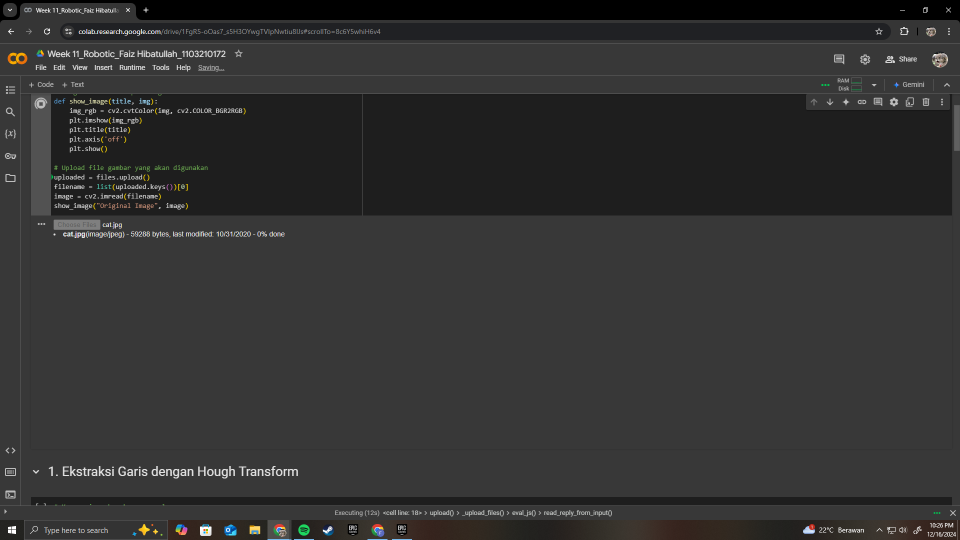
#> input picture Week 11/Pembuatan Simulasi python.png, 1920 x 1080 px, found by its file name (shown at 1/2 size)
$ jupyter execute Week_11_Robotic_Faiz_Hibatullah_1103210172.ipynb
#> lines starting #> are read from the running program, lines starting #| are printed output that depends on the picture; after the words box and inside, x2 and y2 are one past the last pixel; in counts of white or black regions, pixels touching at a corner belong together
[cell 1]
# Import library yang dibutuhkan
import cv2
import numpy as np
import matplotlib.pyplot as plt
from sklearn.cluster import KMeans
from google.colab import files
from google.colab.patches import cv2_imshow  # Fungsi khusus untuk Google Colab

# Fungsi untuk menampilkan gambar dalam format RGB
def show_image(title, img):
    img_rgb = cv2.cvtColor(img, cv2.COLOR_BGR2RGB)
    plt.imshow(img_rgb)
    plt.title(title)
    plt.axis('off')
    plt.show()

# Upload file gambar yang akan digunakan
uploaded = files.upload()
#> the answer given: Pembuatan Simulasi python.png
filename = list(uploaded.keys())[0]
image = cv2.imread(filename)
#> image is the input picture: shape (1080, 1920, 3); mean B, G, R 49.6, 49.9, 50
show_image("Original Image", image)

#1. Ekstraksi Garis dengan Hough Transform#

[cell 2]
# Konversi gambar ke grayscale
gray = cv2.cvtColor(image, cv2.COLOR_BGR2GRAY)

# Deteksi tepi dengan Canny Edge Detection
edges = cv2.Canny(gray, 50, 150, apertureSize=3)
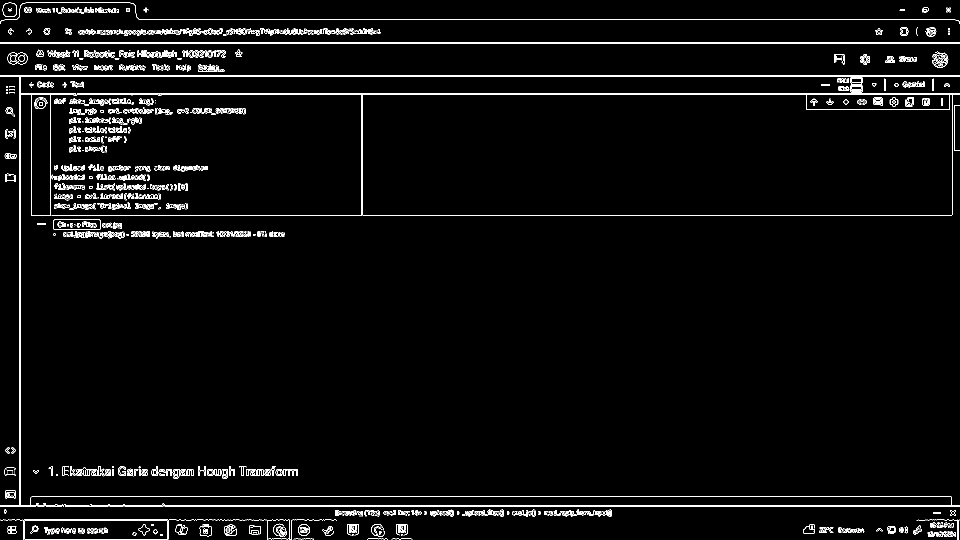
#> edges: shape (1080, 1920) (shown at 1/2 size); 2.8% white in thin lines or dots
show_image("Canny Edges", edges)
#> in show_image (call 2), `img_rgb = cv2.cvtColor(img, cv2.COLOR_BGR2RGB)`: img_rgb: shape (1080, 1920, 3); 2.8% white in thin lines or dots

# Deteksi garis dengan Hough Transform
lines = cv2.HoughLines(edges, 1, np.pi / 180, 200)
#> lines = 85 rows, first 8: [85, 1.57], [87, 1.57], [150, 1.57], [152, 1.57], [1010, 1.57], [1012, 1.57], [186, 1.57], [188, 1.57]

# Gambar garis pada gambar asli
line_img = image.copy()
if lines is not None:
    for rho, theta in lines[:, 0]:
        a = np.cos(theta)
        b = np.sin(theta)
        x0 = a * rho
        y0 = b * rho
        x1 = int(x0 + 1000 * (-b))
        y1 = int(y0 + 1000 * (a))
        x2 = int(x0 - 1000 * (-b))
        y2 = int(y0 - 1000 * (a))
        cv2.line(line_img, (x1, y1), (x2, y2), (0, 0, 255), 2)
#> this loop made 85 passes
#> (rho, theta, a, b, x0, y0, x1, y1) on passes 1 to 12: (85, 1.57, -4.37e-08, 1, -3.72e-06, 85, -1000, 84), (87, 1.57, -4.37e-08, 1, -3.8e-06, 87, -1000, 86), (150, 1.57, -4.37e-08, 1, -6.56e-06, 150, -1000, 149), (152, 1.57, -4.37e-08, 1, -6.64e-06, 152, -1000, 151), (1010, 1.57, -4.37e-08, 1, -4.41e-05, 1010, -1000, 1009), (1012, 1.57, -4.37e-08, 1, -4.42e-05, 1012, -1000, 1011), (186, 1.57, -4.37e-08, 1, -8.13e-06, 186, -1000, 185), (188, 1.57, -4.37e-08, 1, -8.22e-06, 188, -1000, 187), (993, 1.57, -4.37e-08, 1, -4.34e-05, 993, -1000, 992), (430, 1.57, -4.37e-08, 1, -1.88e-05, 430, -1000, 429), (39, 1.57, -4.37e-08, 1, -1.7e-06, 39, -1000, 38), (39, 0, 1, 0, 39, 0, 39, 1000)
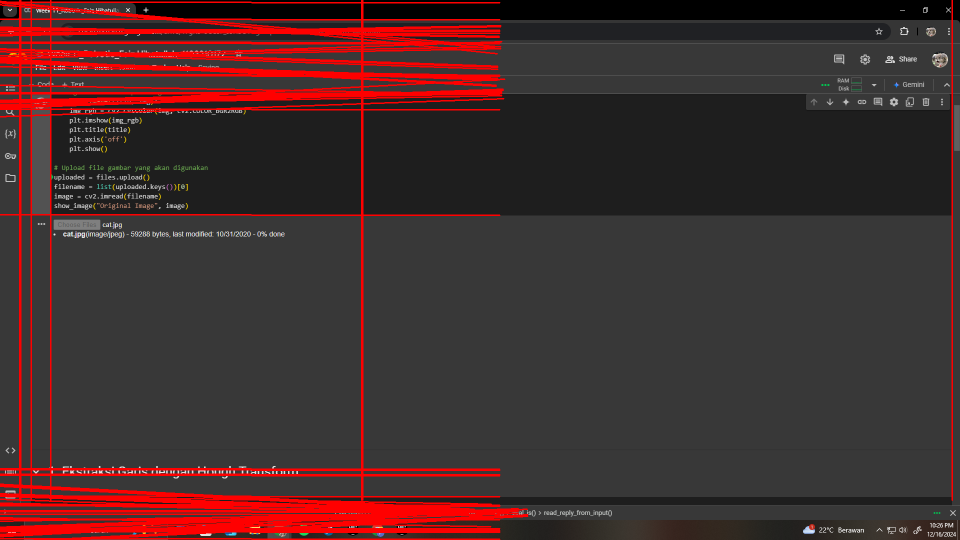
#> line_img: shape (1080, 1920, 3) (shown at 1/2 size); 8.65% of pixels changed, all inside (x1, y1, x2, y2) = (0, 0, 1906, 1080)

show_image("Hough Transform - Lines Detected", line_img)

Metode Hough Transform digunakan untuk mendeteksi garis berdasarkan hasil edge detection dari Canny. Garis-garis yang terdeteksi ditampilkan dalam warna merah pada gambar. Hough Transform bekerja dengan mengubah koordinat garis dari ruang kartesius ke ruang parameter polar (rho, theta). Garis yang terdeteksi bisa saja termasuk noise jika threshold parameter tidak optimal. Jika garis terlihat berlebihan, pengaturan threshold pada Canny atau Hough Transform perlu diperbaiki.

#2. Template Matching untuk Deteksi Objek#

[cell 3]
# Upload gambar utama
print("Unggah gambar utama (tempat objek dicari):")
uploaded = files.upload()
#> the answer given: Proses Pengerjaan Webots.png
filename_main = list(uploaded.keys())[0]
image = cv2.imread(filename_main)
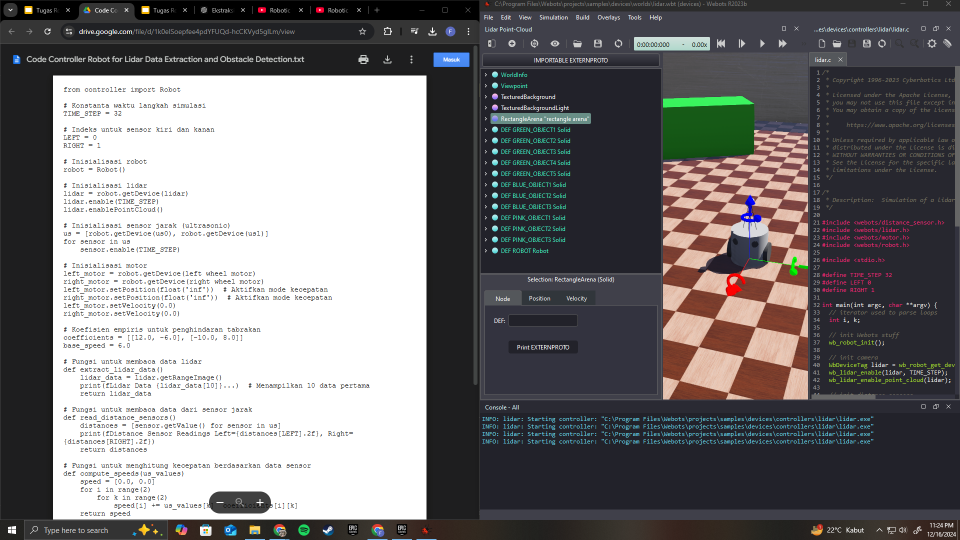
#> input picture Week 11/Proses Pengerjaan Webots.png, 1920 x 1080 px, found by its file name (shown at 1/2 size)
#> image is the input picture: shape (1080, 1920, 3); mean B, G, R 118.2, 116.9, 118.6

# Upload gambar template
print("Unggah gambar template (objek yang dicari):")
uploaded_template = files.upload()
#> the answer given: Proses Pengerjaan Webots.png
filename_template = list(uploaded_template.keys())[0]
template = cv2.imread(filename_template)

# Konversi gambar ke grayscale
image_gray = cv2.cvtColor(image, cv2.COLOR_BGR2GRAY)
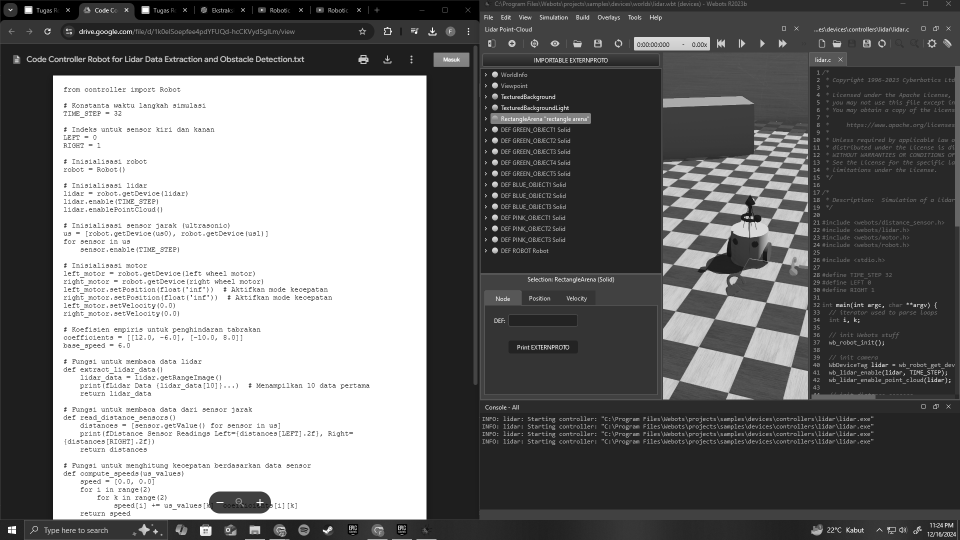
#> image_gray: shape (1080, 1920) (shown at 1/2 size); min 0, max 255, mean 117.5
template_gray = cv2.cvtColor(template, cv2.COLOR_BGR2GRAY)

# Dapatkan ukuran template
h, w = template.shape[:-1]  # Baris dan kolom gambar template
#> h = 1080; w = 1920

# Template Matching menggunakan metode TM_CCOEFF_NORMED
result = cv2.matchTemplate(image, template, cv2.TM_CCOEFF_NORMED)
#> result = [1]
_, _, _, max_loc = cv2.minMaxLoc(result)
#> max_loc = (0, 0)

# Gambar kotak pada lokasi deteksi
matched_img = image.copy()
top_left = max_loc
#> top_left = (0, 0)
bottom_right = (top_left[0] + w, top_left[1] + h)
#> bottom_right = (1920, 1080)
cv2.rectangle(matched_img, top_left, bottom_right, (0, 255, 0), 2)
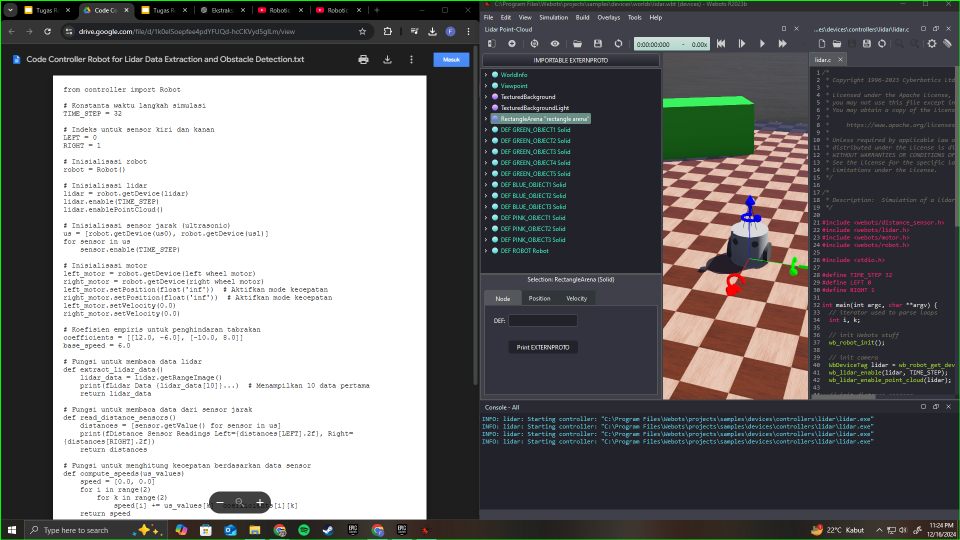
#> matched_img: shape (1080, 1920, 3) (shown at 1/2 size); 0.43% of pixels changed, all inside (x1, y1, x2, y2) = (0, 0, 1920, 1080)

# Tampilkan gambar hasil
show_image("Template Image", template)  # Template (objek yang dicari)
show_image("Template Matching - Object Detected", matched_img)  # Hasil deteksi

Template Matching bekerja dengan mencocokkan template pada setiap lokasi dalam gambar utama dan menghitung skor kesesuaian. Titik dengan nilai maksimum menunjukkan lokasi terbaik untuk template. Metode ini sensitif terhadap perubahan skala atau rotasi, sehingga hanya efektif jika template memiliki ukuran dan orientasi yang sama dengan objek target.

#3. Pembuatan Pyramid Gambar#

[cell 4]
# Membuat gambar pyramid
lower_reso1 = cv2.pyrDown(image)  # Reduksi ukuran pertama
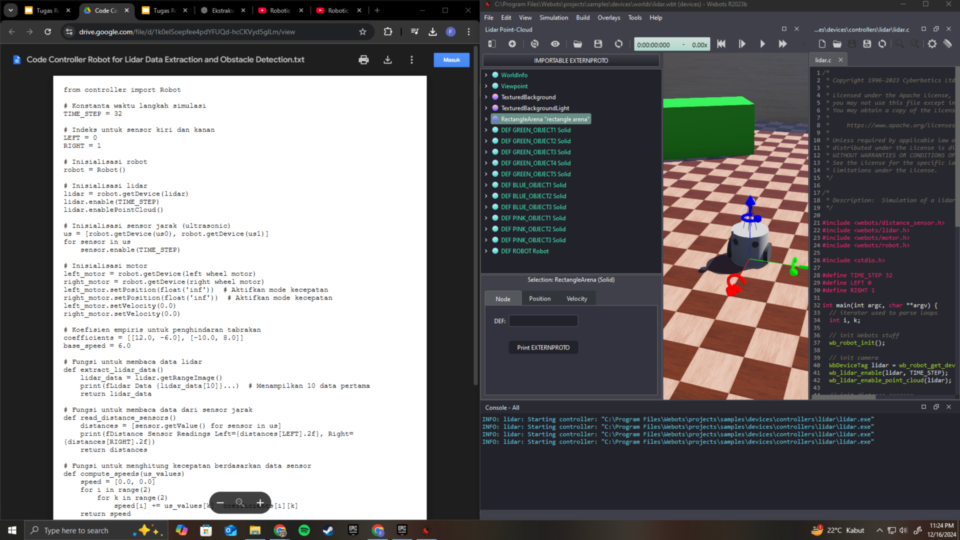
#> lower_reso1: shape (540, 960, 3); mean B, G, R 118.1, 116.8, 118.6
lower_reso2 = cv2.pyrDown(lower_reso1)  # Reduksi ukuran kedua
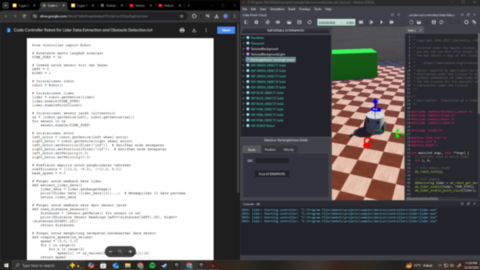
#> lower_reso2: shape (270, 480, 3); mean B, G, R 118.1, 116.8, 118.5

# Menampilkan gambar pyramid
show_image("Original Image", image)
show_image("Pyramid Level 1", lower_reso1)
show_image("Pyramid Level 2", lower_reso2)

Pyramid Gambar adalah teknik untuk mengubah ukuran gambar secara bertahap ke skala yang lebih kecil atau lebih besar, sehingga terbentuk hirarki gambar dengan berbagai resolusi. Teknik ini umum digunakan dalam Image Processing, terutama untuk aplikasi seperti deteksi objek, segmentasi gambar, dan pengenalan pola.

#4. Deteksi Lingkaran dengan Hough Transform#

[cell 5]
uploaded = files.upload()
#> the answer given: Proses Pengerjaan Webots.png
filename = list(uploaded.keys())[0]
image = cv2.imread(filename)

# Konversi ke grayscale
gray = cv2.cvtColor(image, cv2.COLOR_BGR2GRAY)

# GaussianBlur untuk mengurangi noise
blurred = cv2.GaussianBlur(gray, (9, 9), 2)

# Deteksi lingkaran menggunakan Hough Transform
circles = cv2.HoughCircles(blurred,
                           cv2.HOUGH_GRADIENT,
                           dp=1.2,
                           minDist=100,  # Jarak antar lingkaran diperbesar
                           param1=50,
                           param2=70,  # Tingkatkan threshold akumulasi
                           minRadius=100,  # Radius minimum
                           maxRadius=200)  # Radius maksimum
#> circles = None

# Gambar lingkaran yang terdeteksi
circle_img = image.copy()
if circles is not None:
    circles = np.uint16(np.around(circles))
    for i in circles[0, :]:
        center = (i[0], i[1])
        radius = i[2]
        cv2.circle(circle_img, center, radius, (0, 255, 0), 2)  # Lingkaran
        cv2.circle(circle_img, center, 2, (0, 0, 255), 3)  # Pusat lingkaran


show_image("Hough Transform - Circles Detected", circle_img)

Hough Circle Transform digunakan untuk mendeteksi lingkaran berdasarkan gradien tepi gambar. Algoritma bekerja dengan mencari pola melingkar dalam ruang parameter radius dan pusat lingkaran. Jika deteksi membaca lebih dari satu lingkaran meskipun hanya ada satu lingkaran di gambar, hal ini bisa disebabkan oleh noise atau parameter threshold yang tidak optimal (param1 dan param2). Untuk memperbaikinya, param2 (threshold akumulasi) dapat dinaikkan agar hanya lingkaran dengan kepercayaan tinggi yang terdeteksi.

#5. Ekstraksi Warna Dominan pada Gambar#

[cell 6]
# Konversi gambar menjadi array 2D
pixels = image.reshape(-1, 3)

# K-Means Clustering untuk 3 warna dominan
kmeans = KMeans(n_clusters=3)
kmeans.fit(pixels)

# Menampilkan warna dominan
colors = kmeans.cluster_centers_.astype(int)
print("Dominant Colors (BGR):", colors)

# Visualisasi warna dominan
plt.figure(figsize=(8, 2))
plt.imshow([colors[:, ::-1]])  # Konversi BGR ke RGB
plt.title("Dominant Colors")
plt.axis("off")
plt.show()
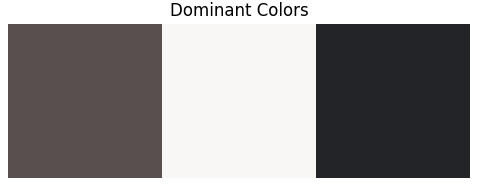
#> figure drawn by matplotlib, 1 panel

 Algoritma K-Means digunakan untuk mengelompokkan piksel gambar menjadi beberapa kluster berdasarkan nilai warnanya. Warna dominan yang dihasilkan mewakili warna paling signifikan dalam gambar. Ini berguna untuk analisis visual atau pengurangan kompleksitas warna.

#6. Deteksi Kontur pada Gambar#

[cell 7]
# Konversi gambar ke grayscale dan threshold
gray = cv2.cvtColor(image, cv2.COLOR_BGR2GRAY)
_, thresh = cv2.threshold(gray, 127, 255, cv2.THRESH_BINARY)
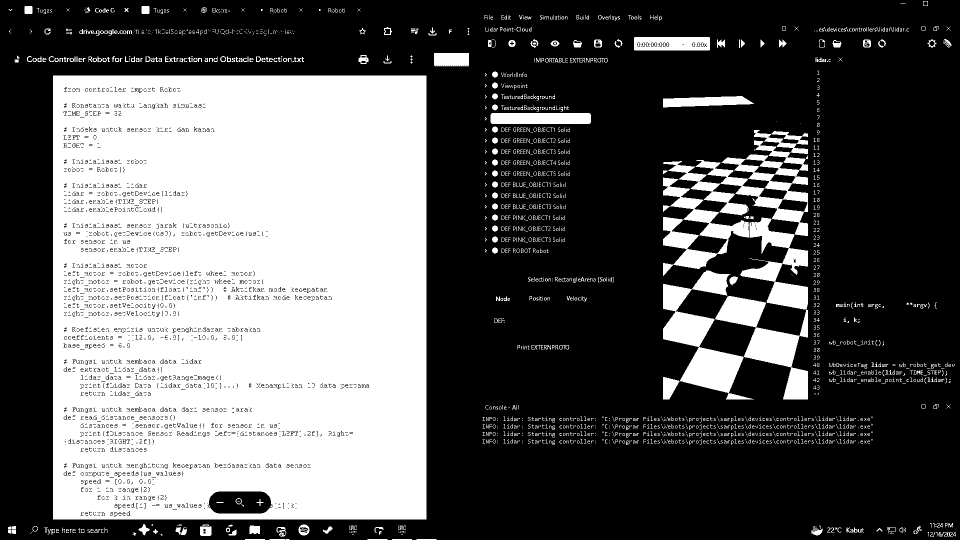
#> thresh: shape (1080, 1920) (shown at 1/2 size); 36.4% white; 1836 white regions (1438 under 20 px)

# Deteksi kontur
contours, _ = cv2.findContours(thresh, cv2.RETR_EXTERNAL, cv2.CHAIN_APPROX_SIMPLE)
#> contours = 1806 contours, 1563 with area under 20; largest, box (x1, y1, x2, y2) and area: (106, 151, 853, 1039) 661702, (1326, 260, 1616, 799) 55060, (1326, 355, 1499, 538) 13458, (981, 226, 1182, 248) 4184, (1268, 74, 1420, 101) 3924
contour_img = image.copy()
cv2.drawContours(contour_img, contours, -1, (0, 255, 0), 2)
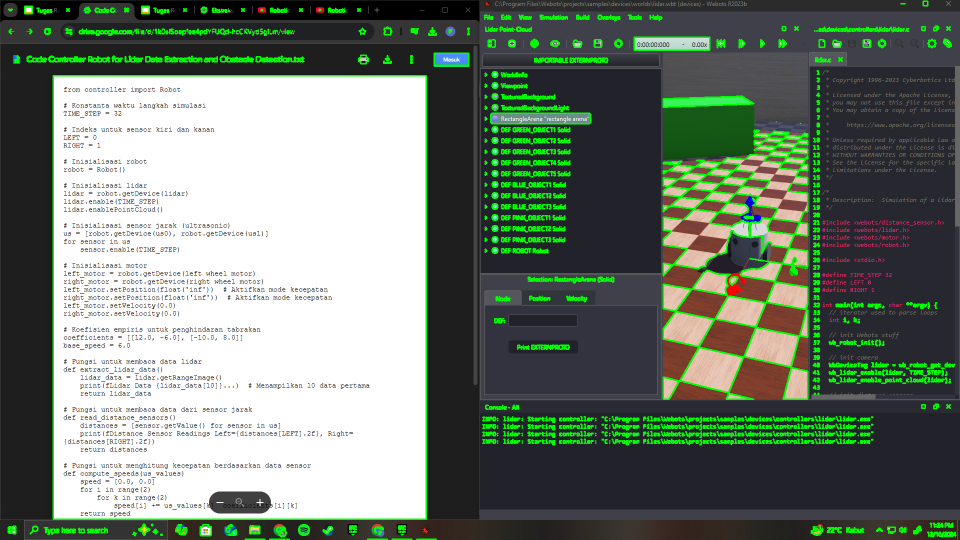
#> contour_img: shape (1080, 1920, 3) (shown at 1/2 size); 5.69% of pixels changed, all inside (x1, y1, x2, y2) = (15, 1, 1913, 1080)

show_image("Contours Detected", contour_img)
